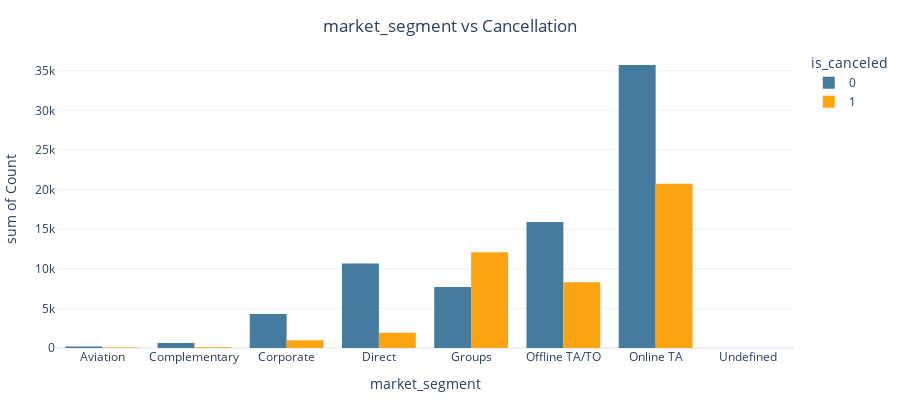

Write notebook code for a chart like this one.
### Code cell
plot_feature_vs_target(df_hotel, 'market_segment')

### Figure 1 — Plotly figure (JSON) as saved in the notebook; plotly's stock layout.template omitted (floating-point values rounded to 4 significant figures)
{"data": [{"alignmentgroup": "True", "bingroup": "x", "histfunc": "sum", "hovertemplate": "is_canceled=0<br>market_segment=%{x}<br>sum of Count=%{y}<extra></extra>", "legendgroup": "0", "marker": {"color": "#457b9d", "pattern": {"shape": ""}}, "name": "0", "offsetgroup": "0", "orientation": "v", "showlegend": true, "type": "histogram", "x": ["Aviation", "Complementary", "Corporate", "Direct", "Groups", "Offline TA/TO", "Online TA"], "xaxis": "x", "y": [185, 646, 4303, 10672, 7714, 15908, 35738], "yaxis": "y"}, {"alignmentgroup": "True", "bingroup": "x", "histfunc": "sum", "hovertemplate": "is_canceled=1<br>market_segment=%{x}<br>sum of Count=%{y}<extra></extra>", "legendgroup": "1", "marker": {"color": "#fca311", "pattern": {"shape": ""}}, "name": "1", "offsetgroup": "1", "orientation": "v", "showlegend": true, "type": "histogram", "x": ["Aviation", "Complementary", "Corporate", "Direct", "Groups", "Offline TA/TO", "Online TA", "Undefined"], "xaxis": "x", "y": [52, 97, 992, 1934, 12097, 8311, 20739, 2], "yaxis": "y"}], "layout": {"barmode": "group", "height": 400, "legend": {"title": {"text": "is_canceled"}, "tracegroupgap": 0}, "margin": {"b": 10, "l": 25, "r": 10, "t": 50}, "showlegend": true, "title": {"text": "market_segment vs Cancellation", "x": 0.5, "xanchor": "center", "y": 0.95, "yanchor": "top"}, "width": 900, "xaxis": {"anchor": "y", "domain": [0.0, 1.0], "title": {"text": "market_segment"}}, "yaxis": {"anchor": "x", "domain": [0.0, 1.0], "title": {"text": "sum of Count"}}}}
